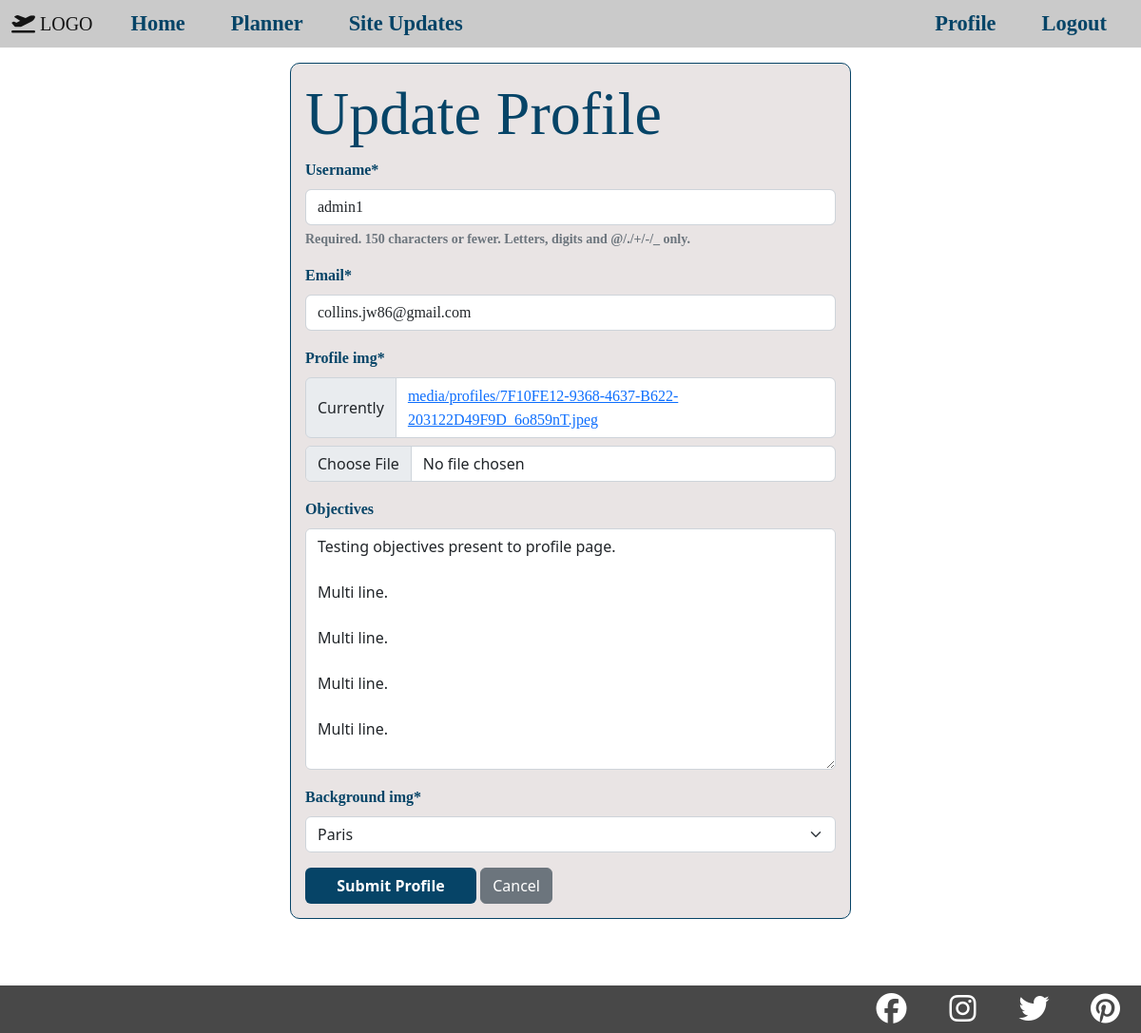
Page /profile/update_profile/ (signed in) on the earlier database version.
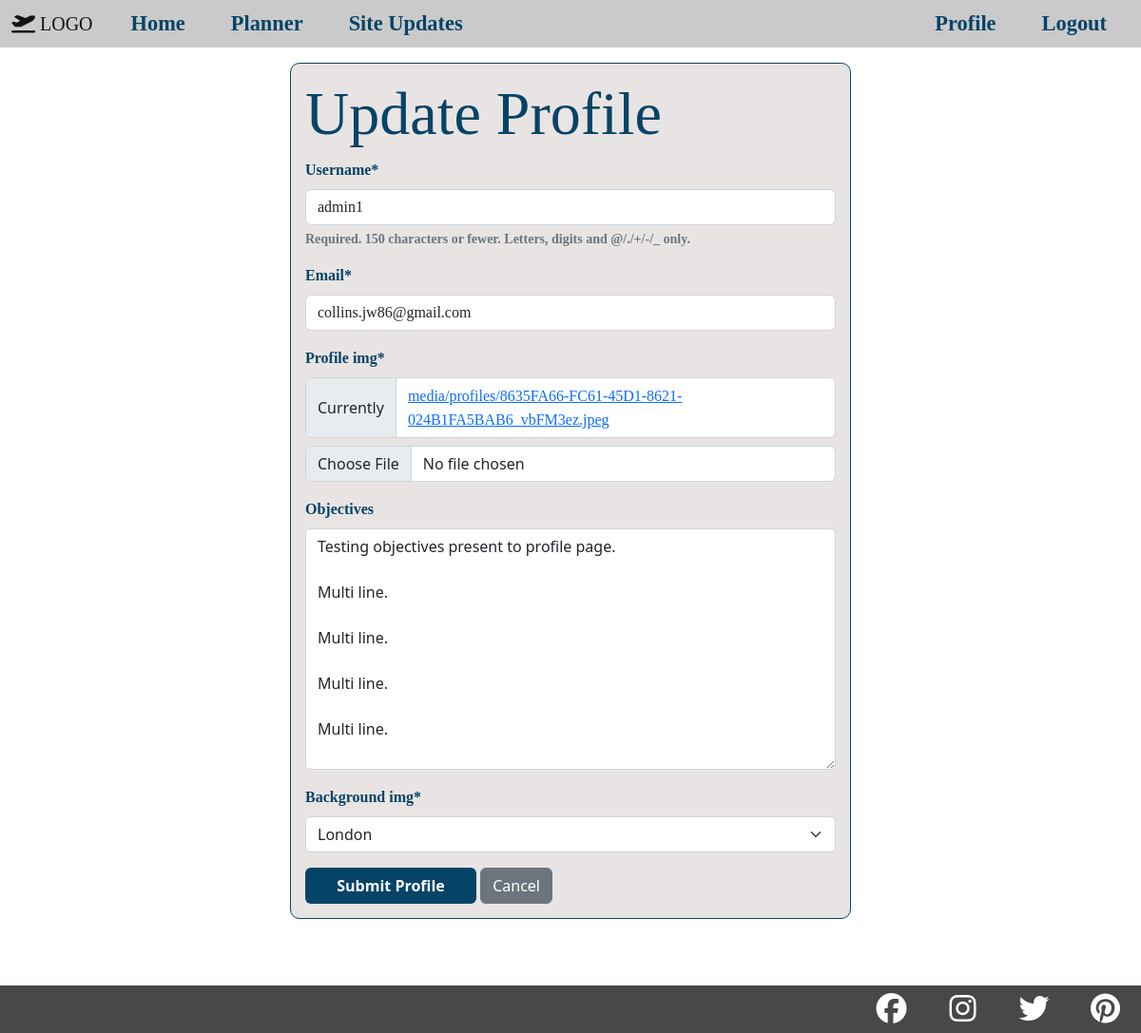
Same page on the later database version.
### user_profile/models.py (models this page shows, shortened)
class Profile(models.Model):
    user = models.OneToOneField(User, on_delete=models.CASCADE)
    profile_img = ResizedImageField(
                                default='media/profiles/default-profile-img.jpeg',
                                upload_to='media/profiles/',
                                size=[300, None],
                                force_format='JPEG')
    objectives = models.TextField(blank=True, null=True)
    background_img = models.CharField(
                                max_length=100,
                                choices=PROFILE_BACKGROUNDS,
                                default='Paris')

### user_profile/views.py (the view, shortened to what this page needs)
# urls.py: path('update_profile/', UpdateProfilePageView.as_view(), name="update-profile-page"),
class UpdateProfilePageView(LoginRequiredMixin, View):
    login_url = '/login/required'
    redirect_field_name = 'redirect_to'
    def get(self, request):
        u_form = UserUpdateForm(instance=request.user)
        p_form = ProfileUpdateForm(instance=request.user.profile)
        return render(
            request,
            "user_profile/update_profile.html",
            {
                "u_form": u_form,
                "p_form": p_form,
            }
        )

### user_profile/forms.py
class UserUpdateForm(forms.ModelForm):
    email = forms.EmailField()
    class Meta:
        model = User
        fields = ['username', 'email']

class ProfileUpdateForm(forms.ModelForm):
    class Meta:
        model = Profile
        fields = ['profile_img', 'objectives', 'background_img']

### user_profile/templates/user_profile/update_profile.html (shortened to what this page needs)
{% extends "base.html" %}
{% load crispy_forms_tags %}
{% block content %}
<div class="profile-form-container">
    <div class="profile-form">
        <h1>Update Profile</h1>
        <div class="content-section">
            <form method="POST" enctype="multipart/form-data">
                <fieldset class="form-group">
                    {{ u_form|crispy }}
                    {{ p_form|crispy }}
                </fieldset>
                <div class="form-group">
                    <button class="btn" type="submit">Submit Profile</button>
                    <a class="btn btn-secondary" href="{% url 'profile-page' %}">Cancel</a>
                </div>
            </form>
        </div>
    </div>
</div>
{% endblock content %}

Differences in the rows shown:
changed Profile: background_img "Paris" → "London"
Other differences:
text no longer shown: "Profile img * Currently media/profiles/7F10FE12-9368-4637-B622-203122D49F9D_6o859nT.jpeg Objectives Background img *"
text now shown: "Profile img * Currently media/profiles/8635FA66-FC61-45D1-8621-024B1FA5BAB6_vbFM3ez.jpeg Objectives Background img *"
